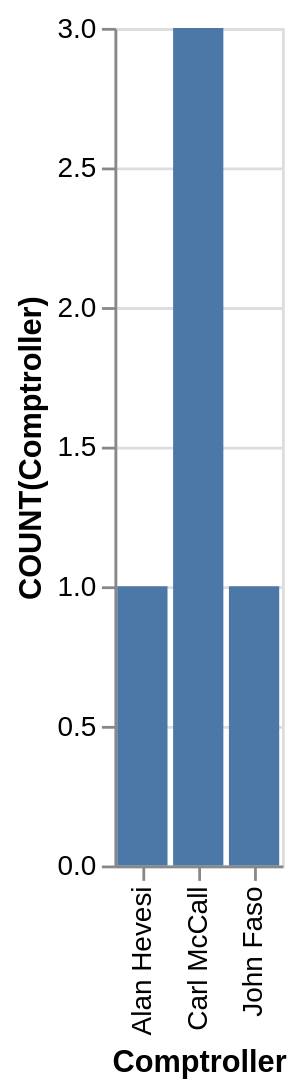

Write the Vega-Lite specification saved for this chart.
### Vega-Lite specification from a JSON file in a GitHub repository (floating-point values rounded to 4 significant figures)
{"data": {"values": [{"x_data": "Alan Hevesi", "y_data": 1}, {"x_data": "Carl McCall", "y_data": 3}, {"x_data": "John Faso", "y_data": 1}]}, "mark": "bar", "encoding": {"x": {"field": "x_data", "type": "nominal", "title": "Comptroller", "sort": "ascending"}, "y": {"field": "y_data", "type": "quantitative", "title": "COUNT(Comptroller)"}}}
